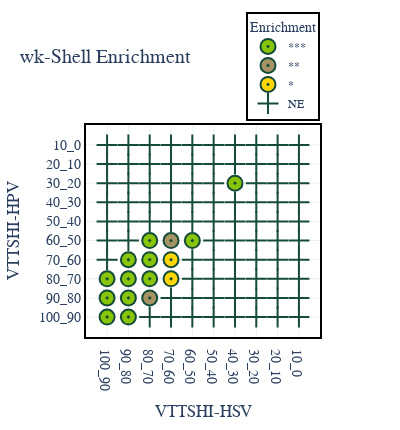

Notebook code cell kept with this figure:
### Markdown cell above
1.j Make a scatter plot of the bucket-to-bucket enrichment analysis using Plotly, where color represents significance level ('green' >> 0.05, > 0.05, 'gold' <0.01 and > 0.01 'yellow') and a non-circle is not significant.

### Code cell
import plotly.express as px
fig = px.scatter(df_gseapy, x="Target", y="Source", color="Significance", symbol = "Significance", 
                category_orders={"Target": ['10_0', '20_10', '30_20', '40_30', '50_40', 
                                            '60_50', '70_60', '80_70', '90_80', '100_90'][::-1]
                                 ,
                                 "Source": ['10_0', '20_10', '30_20', '40_30', '50_40', 
                                            '60_50', '70_60', '80_70', '90_80', '100_90'],
                                 "Significance" : ['***', "**", "*", "NC"],                
                                },
                 color_discrete_map={
                '***' : "#88C408",
                '**' : "#A69363",
                '*': "#FFD602",
                "NE": "#808285"
                 },
                 
                 symbol_map ={
                '***' : 200,
                '**' : 200,
                '*': 200,
                "NE": 33
                 },
                 template="plotly_white",
                )

fig.update_traces(marker=dict(size=15,
                              line=dict(width=2,
                                        color='#144B39')),
                  selector=dict(mode='markers')
                 )

fig.update_xaxes(showline=True, linewidth=2, linecolor='black', mirror=True)
fig.update_yaxes(showline=True, linewidth=2, linecolor='black', mirror=True)

# Size of the plot   
fig.update_layout(
    title=f"wk-Shell Enrichment",
    autosize=False,
    width=400,
    height=430,
    # paper_bgcolor='rgba(0,0,0,0)',
    plot_bgcolor='rgba(0,0,0,0)',
    xaxis=dict(
        title="VTTSHI-HSV"
    ),
    yaxis=dict(
        title="VTTSHI-HPV"
    ),
    font=dict(
        family="Arial",
        size=14,
        # color="black"
    )
)
    
    
# Update legend
fig.update_layout(
    legend=dict(title = f'Enrichment',
        orientation="v",
    yanchor="bottom",
    y=1.02,
    xanchor="right",
    x=1,
        # traceorder="reversed",
        title_font_family="Times New Roman",
        font=dict(
            family="Arial",
            size=12,
            # color="black"
        ),
        bgcolor="rgba(0,0,0,0)",
        bordercolor="Black",
        borderwidth=2
    )
)

Path("Images").mkdir(parents=True, exist_ok=True)
fig.write_image("Images/Enrichment_dot.svg")
fig.write_image("Images/Enrichment_dot.png", scale=2)

fig.show()

### Figure 1 — Plotly figure (JSON) as saved in the notebook; plotly's stock layout.template omitted (floating-point values rounded to 4 significant figures)
{"data": [{"hovertemplate": "Significance=***<br>Target=%{x}<br>Source=%{y}<extra></extra>", "legendgroup": "***", "marker": {"color": "#88C408", "line": {"color": "#144B39", "width": 2}, "size": 15, "symbol": 200}, "mode": "markers", "name": "***", "orientation": "v", "showlegend": true, "type": "scatter", "x": ["100_90", "90_80", "100_90", "90_80", "100_90", "80_70", "90_80", "80_70", "90_80", "60_50", "80_70", "40_30"], "xaxis": "x", "y": ["100_90", "100_90", "90_80", "90_80", "80_70", "80_70", "80_70", "70_60", "70_60", "60_50", "60_50", "30_20"], "yaxis": "y"}, {"hovertemplate": "Significance=**<br>Target=%{x}<br>Source=%{y}<extra></extra>", "legendgroup": "**", "marker": {"color": "#A69363", "line": {"color": "#144B39", "width": 2}, "size": 15, "symbol": 200}, "mode": "markers", "name": "**", "orientation": "v", "showlegend": true, "type": "scatter", "x": ["80_70", "70_60"], "xaxis": "x", "y": ["90_80", "60_50"], "yaxis": "y"}, {"hovertemplate": "Significance=*<br>Target=%{x}<br>Source=%{y}<extra></extra>", "legendgroup": "*", "marker": {"color": "#FFD602", "line": {"color": "#144B39", "width": 2}, "size": 15, "symbol": 200}, "mode": "markers", "name": "*", "orientation": "v", "showlegend": true, "type": "scatter", "x": ["70_60", "70_60"], "xaxis": "x", "y": ["80_70", "70_60"], "yaxis": "y"}, {"hovertemplate": "Significance=NE<br>Target=%{x}<br>Source=%{y}<extra></extra>", "legendgroup": "NE", "marker": {"color": "#808285", "line": {"color": "#144B39", "width": 2}, "size": 15, "symbol": 33}, "mode": "markers", "name": "NE", "orientation": "v", "showlegend": true, "type": "scatter", "x": ["10_0", "20_10", "30_20", "40_30", "50_40", "60_50", "70_60", "80_70", "10_0", "20_10", "30_20", "40_30", "50_40", "60_50", "70_60", "10_0", "20_10", "30_20", "40_30", "50_40", "60_50", "100_90", "10_0", "20_10", "30_20", "40_30", "50_40", "60_50", "100_90", "10_0", "20_10", "30_20", "40_30", "50_40", "90_80", "100_90", "10_0", "20_10", "30_20", "40_30", "50_40", "60_50", "70_60", "80_70", "90_80", "100_90", "10_0", "20_10", "30_20", "40_30", "50_40", "60_50", "70_60", "80_70", "90_80", "100_90", "10_0", "20_10", "30_20", "50_40", "60_50", "70_60", "80_70", "90_80", "100_90", "10_0", "20_10", "30_20", "40_30", "50_40", "60_50", "70_60", "80_70", "90_80", "100_90", "10_0", "20_10", "30_20", "40_30", "50_40", "60_50", "70_60", "80_70", "90_80"], "xaxis": "x", "y": ["100_90", "100_90", "100_90", "100_90", "100_90", "100_90", "100_90", "100_90", "90_80", "90_80", "90_80", "90_80", "90_80", "90_80", "90_80", "80_70", "80_70", "80_70", "80_70", "80_70", "80_70", "70_60", "70_60", "70_60", "70_60", "70_60", "70_60", "70_60", "60_50", "60_50", "60_50", "60_50", "60_50", "60_50", "60_50", "50_40", "50_40", "50_40", "50_40", "50_40", "50_40", "50_40", "50_40", "50_40", "50_40", "40_30", "40_30", "40_30", "40_30", "40_30", "40_30", "40_30", "40_30", "40_30", "40_30", "30_20", "30_20", "30_20", "30_20", "30_20", "30_20", "30_20", "30_20", "30_20", "20_10", "20_10", "20_10", "20_10", "20_10", "20_10", "20_10", "20_10", "20_10", "20_10", "10_0", "10_0", "10_0", "10_0", "10_0", "10_0", "10_0", "10_0", "10_0", "10_0"], "yaxis": "y"}], "layout": {"autosize": false, "font": {"family": "Arial", "size": 14}, "height": 430, "legend": {"bgcolor": "rgba(0, 0, 0, 0)", "bordercolor": "Black", "borderwidth": 2, "font": {"family": "Arial", "size": 12}, "orientation": "v", "title": {"font": {"family": "Times New Roman"}, "text": "Enrichment"}, "tracegroupgap": 0, "x": 1, "xanchor": "right", "y": 1.02, "yanchor": "bottom"}, "margin": {"t": 60}, "plot_bgcolor": "rgba(0, 0, 0, 0)", "title": {"text": "wk-Shell Enrichment"}, "width": 400, "xaxis": {"anchor": "y", "autorange": true, "categoryarray": ["100_90", "90_80", "80_70", "70_60", "60_50", "50_40", "40_30", "30_20", "20_10", "10_0"], "categoryorder": "array", "domain": [0, 1], "linecolor": "black", "linewidth": 2, "mirror": true, "range": [-0.998, 9.998], "showline": true, "title": {"text": "VTTSHI-HSV"}, "type": "category"}, "yaxis": {"anchor": "x", "autorange": true, "categoryarray": ["100_90", "90_80", "80_70", "70_60", "60_50", "50_40", "40_30", "30_20", "20_10", "10_0"], "categoryorder": "array", "domain": [0, 1], "linecolor": "black", "linewidth": 2, "mirror": true, "range": [-1.06, 10.06], "showline": true, "title": {"text": "VTTSHI-HPV"}, "type": "category"}}}
